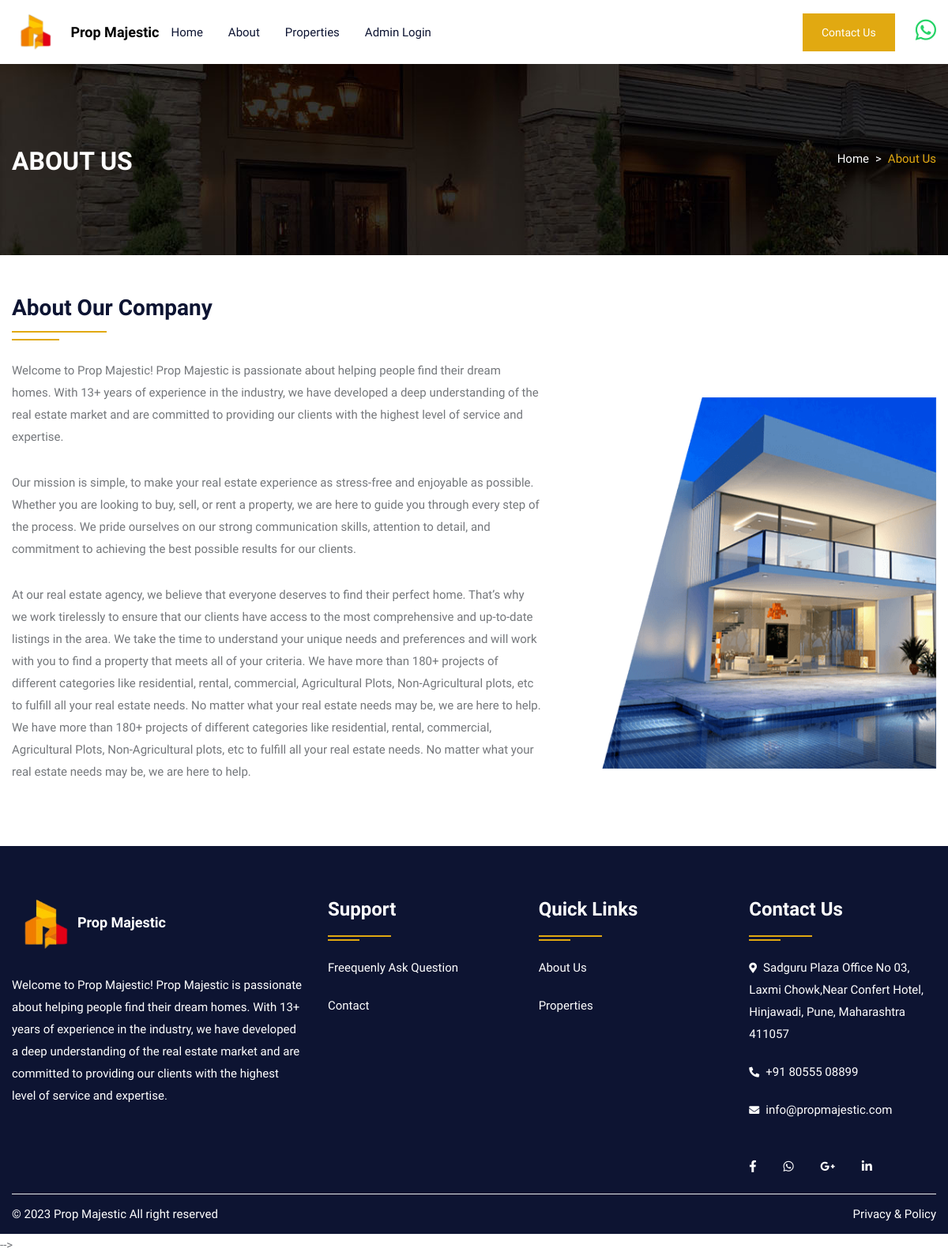
Page /about.php on the committed database.
### tables this page shows
CREATE TABLE `about` (
  `id` int(10) NOT NULL,
  `title` varchar(100) NOT NULL,
  `content` longtext NOT NULL,
  `image` varchar(300) NOT NULL
);

### about.php (the view, shortened to what this page needs)
<!DOCTYPE html>
<html lang="en">
<head>
<link  rel="stylesheet" href="https://cdnjs.cloudflare.com/ajax/libs/animate.css/4.1.1/animate.min.css"/>
<link rel="stylesheet" type="text/css" href="css/bootstrap.min.css">
<link rel="stylesheet" type="text/css" href="css/bootstrap-slider.css">
<link rel="stylesheet" type="text/css" href="css/jquery-ui.css">
<link rel="stylesheet" type="text/css" href="css/layerslider.css">
<link rel="stylesheet" type="text/css" href="css/color.css" id="color-change">
<link rel="stylesheet" type="text/css" href="css/owl.carousel.min.css">
<link rel="stylesheet" type="text/css" href="css/font-awesome.min.css">
<link rel="stylesheet" type="text/css" href="fonts/flaticon/flaticon.css">
<link rel="stylesheet" type="text/css" href="css/style.css">
</head>
<body>
<div id="page-wrapper">
    <div class="row">
		<?php include("include/header.php");?>
        <div class="banner-full-row page-banner animate__animated animate__slideInDown" style="background-image:url('images/breadcromb.jpg');">
            <div class="container">
                <div class="row">
                    <div class="col-md-6">
                        <h2 class="page-name float-left text-white text-uppercase mt-1 mb-0"><b>About US</b></h2>
                    </div>
                    <div class="col-md-6">
                        <nav aria-label="breadcrumb" class="float-left float-md-right">
                            <ol class="breadcrumb bg-transparent m-0 p-0">
                                <li class="breadcrumb-item text-white"><a href="index.php">Home</a></li>
                                <li class="breadcrumb-item active">About Us</li>
                            </ol>
                        </nav>
                    </div>
                </div>
            </div>
        </div>
        <div class="full-row">
            <div class="container">
				<?php
					$query=mysqli_query($con,"SELECT * FROM about");
					while($row=mysqli_fetch_array($query))
					{
				?>
				<div class="row animate__animated animate__slideInLeft" >
                    <div class="col-md-12 col-lg-12 ">
                        <h3 class="double-down-line-left text-secondary position-relative pb-4 mb-4"><?php echo $row['1'];?></h3>
                    </div>
                </div>
                <div class="row about-company">
                    <div class="col-md-12 col-lg-7">
                        <div class="about-content">
                            <?php echo $row['2'];?>
                        </div>
                    </div>
                    <div class="col-md-12 col-lg-5 mt-5">
                        <div class="about-img"> <img src="admin/upload/<?php echo $row['3'];?>" alt="about image"> </div>
                    </div>
                </div>
				<?php } ?>
            </div>
        </div>
		<?php include("include/footer.php");?>
    </div>
</div>
  -->
</body>
</html>

### css/color.css (style rules this page uses)
:root { --theme-ordinary-color: #74777b; }
:root { --theme-primary-color: #e1a911; }
:root { --theme-secondary-color: #0d1432; }
:root { --theme-white-color: #fff; }
:root { --theme-light-color: #f8f8f8; }
:root { --theme-gray-color: #f5f5f5; }
:root { --theme-footer-color: #091b4b; }
:root { --theme-dark-color: #091b4b; }
:root { --text-light-color: #a3a7af; }
:root { --theme-primary-opacity-color: rgba(11, 191, 141, .8); }
:root { --theme-secondary-opacity-color: rgba(13,20,50,0.7); }
:root { --theme-white-opacity-color: rgba(255, 255, 255, 0.3); }
:root { --theme-dark-opacity-color: rgba(0, 0, 0, 0.5); }
:root { --theme-ordinary-font: 'Muli', sans-serif; }
:root { --theme-highlight-font: 'Comfortaa', cursive; }

### css/style.css (style rules this page uses)
.container, .container-fluid { transition: all 0.6s ease 0s; -moz-transition: all 0.6s ease 0s; -webkit-transition: all 0.6s ease 0s; -o-transition: all 0.6s ease 0s; }
#page-wrapper { padding-left: 15px; padding-right: 15px; background-color: #fff; overflow: hidden !important; position: relative }
.text-ordinary, a.text-ordinary, .text-ordinary a, body, .dropdown-item, .footer-widget li a, .text-ordinary .jslider .jslider-label, .breadcrumb-item > a, .list-text-white a.dropdown-item { color: var(--theme-ordinary-color) }
.icon-primary, .icon-primary i, .icon-primary svg, .hover-primary-nav .navbar-nav .nav-link.active, .hover-primary-nav .navbar-nav .nav-link:hover, .top-header .dropdown-toggle::after, .footer-widget li a:hover, .check-submit li input[type="checkbox"]:checked + label::before, .property-btn li a.active, .property-btn li a:hover, .hover-primary-nav .navbar-nav .nav-link:hover, .breadcrumb-item > a:hover, .copyright .line-menu a:hover, .dashboard-top-left .dropdown-toggle::before, .dashboard-panel .message-list .message-action a:hover, .breadcrumb-item.active, .navigation_link_widget li a:hover, .flat-primary [class^="flaticon-"]::before, .list-text-white a.dropdown-item:hover { color: var(--theme-primary-color) }
.text-secondary, .text-secondary a, a.text-secondary, a.hover-text-secondary:hover, .hover-text-secondary:hover, .hover-text-secondary a:hover { color: var(--theme-secondary-color) !important }
.list-text-white li, .list-text-white a, .hover-text-white:hover, .white-nav .navbar-nav .nav-link, .text-white a, hover-text-white-nav .navbar-nav .nav-link.active, .hover-text-white-nav .navbar-nav .nav-link:hover, .hover-text-white-nav .navbar-nav .nav-link:focus, .view-category button.active a, .property-video a { color: var(--theme-white-color) }
[class*="double-down-line"]::before, [class*="double-down-line"]::after { background-color: var(--theme-primary-color) }
.transation-3s, .transation-3s:hover, .hover-zoomer img, .hover-bg-white, a, a:hover, .btn, .btn:hover, .radio-check label, .message-list li .message-action, .timeline-item .circle, .timeline-item .date-time, .clip-item .fa-times { -moz-transition: all 300ms ease-in-out 0s; -webkit-transition: all 300ms ease-in-out 0s; -o-transition: all 300ms ease-in-out 0s; -ms-transition: all 300ms ease-in-out 0s; transition: all 300ms ease-in-out 0s; }
body { font-family: var(--theme-ordinary-font); font-size: 15px; line-height: 28px; }
h1, .h1, h2, .h2, h3, .h3, h4, .h4, h5, .h5, h6, .h6 { font-family: var(--theme-highlight-font); font-weight: 700; }
ul, ol { padding: 0; margin: 0; list-style: none; }
p { line-height: 28px; margin-bottom: 10px; }
a, a:hover, .btn-link, .btn-link:hover { text-decoration: none; cousor: pointer }
img { width: 100% }
#page-wrapper { padding-left: 15px; padding-right: 15px; background-color: #fff; overflow: hidden !important; position: relative; }
.full-row { position: relative; width: 100%; padding: 50px 0; }
.banner-full-row { position: relative; width: 100%; padding: 100px 0; }
[class*="double-down-line"] { position: relative; padding-bottom: 35px; }
[class*="double-down-line"]::before, [class*="double-down-line"]::after { content: ""; height: 2px; position: absolute; }
[class*="double-down-line"]::before { width: 120px; bottom: 10px; }
[class*="double-down-line"]::after { width: 60px; bottom: 0; }
[class*="double-down-line-left"]::before, [class*="double-down-line-left"]::after { left: 0 }
.page-banner .breadcrumb-item { line-height: 40px }
.page-banner .breadcrumb-item + .breadcrumb-item::before { content: ">"; color:#fff; }
::placeholder { font: var(--theme-ordinary-font); font-size: 15px; font-weight: 400; color: #fff }
.about-content p, .service-text p { margin-bottom: 30px }

### rows in the picture
about: title "About Our Company", content "Welcome to Prop Majestic! Prop Majestic is passionate about helping people find their dream homes. With 13+ years of experience in the industry, we have developed a deep understanding of the real estate market and are committed to providing our clients with the highest level of service and expertise. Our mission is simple, to make your real estate experience as stress-free and enjoyable as possible. Whether you are looking to buy, sell, or rent a property, we are here to guide you through every step of the process. We pride ourselves on our strong communication skills, attention to detail, and commitment to achieving the best possible results for our clients. At our real estate agency, we…", image (picture)
